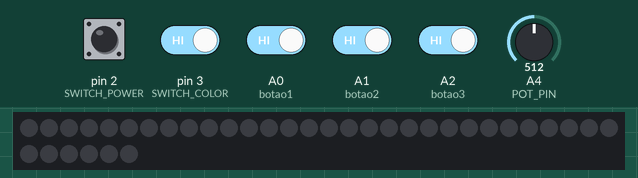
The sketch below on a simulated Arduino Mega 2560, built with avr-gcc and run on an emulated ATmega2560. On the bench: 36 RGB LEDs in strip order, left to right, continuing on the next row. The test bench sets the inputs (shaded band); at power-on: A0 (botao1), A1 (botao2), A2 (botao3), pin 2 (SWITCH_POWER), pin 3 (SWITCH_COLOR) HIGH, A4 (POT_PIN) = 512. Dim RGB values are drawn brighter than linear; random numbers use the default seed unless the sketch sets one; the audio player accepts every command and is not drawn; what the sketch prints to the serial monitor is not drawn.

Above: at 3.7 s.
3.8 s: pin 2 (SWITCH_POWER) pulled LOW for 1 s
At 4.11 s:
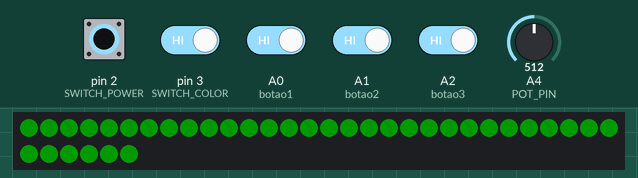
6.3 s: pin 2 (SWITCH_POWER) driven LOW and pin 3 (SWITCH_COLOR) driven LOW and A0 (botao1) driven LOW and A1 (botao2) driven LOW and A2 (botao3) driven LOW
At 6.53 s:
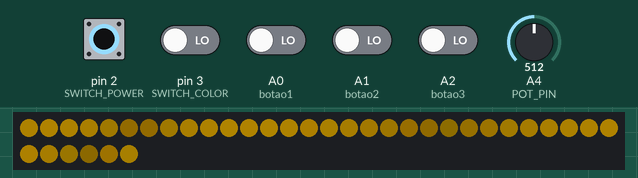
8.8 s: A4 (POT_PIN) set to 122
At 9.0 s:
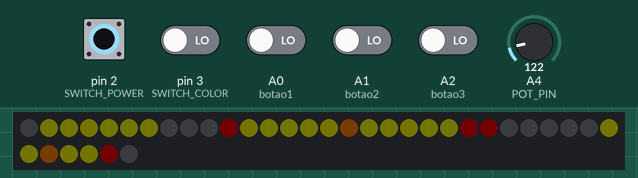
11.2 s: pin 3 (SWITCH_COLOR) driven HIGH
At 11.8 s:
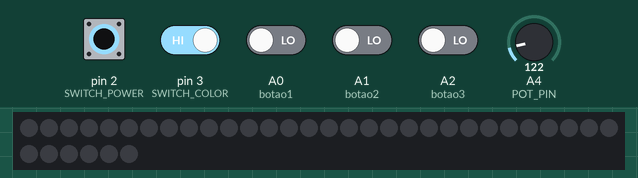
12.7 s: pin 2 (SWITCH_POWER) driven HIGH
Timing chart, 0 to 15.2 s (numbered marks = the images above; inputs shaded):
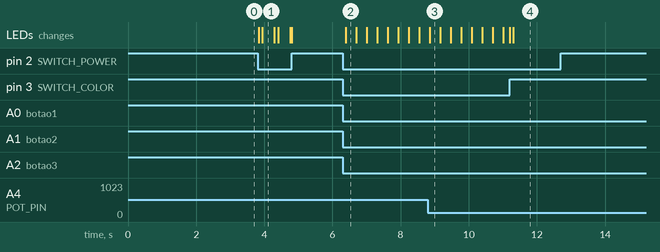

Measured:
- after the input at 3.8 s, the LEDs: first change at once (image 1 shows a later state)
- after the input at 6.3 s, the LEDs: change after 0.08 s (image 2)
- after the input at 12.7 s, every drawn part: stays the same

The sketch:

LUCIO_PROJECT_FINAL.ino
```cpp
/**
 * PROJETO: Pistola Musical - Amplificador Sônico (Lúcio - Overwatch)
 * AUTORA: Manuela Nunes Simião
 * INSTITUIÇÃO: UFPA - Campus Castanhal
 * DESCRIÇÃO: Sistema unificado de áudio e iluminação para Arduino Mega 2560.
 * DATA: 2025
 */

#include <Adafruit_NeoPixel.h>          // Biblioteca para controle de LEDs WS2812
#include <DFRobotDFPlayerMini.h>        // Biblioteca DFPlayer Mini

// -------------------- LUZ --------------------
#define SWITCH_POWER 2                 // Chave liga/desliga LEDs
#define SWITCH_COLOR 3                 // Chave troca cor (verde <-> amarelo)
#define LED_PIN 9                      // Pino de saída dos LEDs
#define NUM_LEDS 36                    // Quantidade de LEDs
#define POT_PIN A4                     // Potenciômetro no A4

Adafruit_NeoPixel strip(NUM_LEDS, LED_PIN, NEO_GRB + NEO_KHZ800); // Objeto da fita de LEDs

// Estado inicial do sistema
bool corVerde = true;                  // Flag para cor atual: verde/amarelo
bool ultimaLeituraChave = false;       // Última leitura do switch de cor
unsigned long beatInterval = 468;      // Intervalo do beat para efeitos (128 BPM)

// Grupos de LEDs para efeito em ondas
int grupos[3][2] = { {0, 8}, {9, 27}, {28, 35} }; // Definição dos grupos de LEDs para onda

// Cor base do amarelo (mantém proporção mesmo em brilho baixo)
const uint8_t AMARELO_R = 255;         // Componente vermelho do amarelo
const uint8_t AMARELO_G = 191;         // Componente verde do amarelo
const uint8_t AMARELO_B = 0;           // Componente azul do amarelo (0)

// ---- Função para leitura do potenciômetro com correção gama ----
int brilhoCorrigido() {
  int leitura = analogRead(POT_PIN);   // Lê valor do potenciômetro (0 a 1023)
  float normalizado = leitura / 1023.0; // Normaliza para 0.0 a 1.0
  float corrigido = pow(normalizado, 2.2); // Aplica correção gama (2.2)
  return (int)(corrigido * 127);       // Retorna brilho máximo 50% (0 a 127)
}

// ---- Efeito verde pulsante ----
void efeitoVerde() {
  unsigned long now = millis();                                // Tempo atual em ms
  float phase = fmod((now % beatInterval) / (float)beatInterval, 1.0); // Calcula fase do beat

  float brightness = sin(phase * PI);                          // Pulso senoidal (0 a 1)
  if (brightness < 0) brightness = 0;                          // Garante que não seja negativo

  int potValue = brilhoCorrigido();                            // Brilho ajustado pelo potenciômetro
  uint8_t value = (uint8_t)(brightness * potValue);           // Valor final do brilho

  for (int i = 0; i < NUM_LEDS; i++) {                        // Aplica brilho verde a todos LEDs
    strip.setPixelColor(i, 0, value, 0);                       // Configura cor RGB (verde)
  }
  strip.show();                                                // Atualiza LEDs
}

// ---- Efeito amarelo em ondas suaves ----
void efeitoAmarelo() {
  unsigned long now = millis();                                // Tempo atual em ms
  float beatPhase = fmod((now % beatInterval) / (float)beatInterval, 1.0); // Fase do beat

  strip.clear();                                               // Limpa LEDs
  int potValue = brilhoCorrigido();                            // Brilho do potenciômetro
  float fatorPot = potValue / 127.0;                           // Normaliza para 0.0 a 1.0

  for (int g = 0; g < 3; g++) {                                // Itera pelos 3 grupos de LEDs
    int start = grupos[g][0];                                   // Início do grupo
    int end = grupos[g][1];                                     // Fim do grupo
    int count = end - start + 1;                                 // Quantidade de LEDs no grupo

    for (int i = 0; i < count; i++) {                           // Itera LEDs do grupo
      float localPhase = ((float)i / count) - beatPhase;         // Calcula fase local
      if (localPhase < 0) localPhase += 1.0;                    // Corrige se negativo

      float brightness = 0.2 + 0.8 * sin(localPhase * PI);       // Pulso suave 0.2 a 1.0
      if (brightness > 1.0) brightness = 1.0;                   // Limita máximo

      uint8_t r = (uint8_t)(AMARELO_R * brightness * fatorPot); // Calcula R
      uint8_t g = (uint8_t)(AMARELO_G * brightness * fatorPot); // Calcula G
      uint8_t b = (uint8_t)(AMARELO_B * brightness * fatorPot); // Calcula B

      strip.setPixelColor(start + i, r, g, b);                   // Aplica cor ao LED
    }
  }
  strip.show();                                                // Atualiza LEDs
}

// -------------------- SOM PRINCIPAL --------------------
const int chavePin = 2;                                         // Chave liga/desliga DFPlayer
const int switchPin = 3;                                        // Alterna músicas
const int potPin   = A4;                                        // Potenciômetro para volume música

DFRobotDFPlayerMini playerMusica;                               // Objeto DFPlayer música

bool sistemaLigado = false;                                     // Flag sistema ligado
int musicaAtual = 1;                                            // Música atual (1 ou 2)
int lastSwitchState = HIGH;                                      // Último estado do switch

// -------------------- FX --------------------
const int botao1 = A0;                                           // Botão 1 FX
const int botao2 = A1;                                           // Botão 2 FX
const int botao3 = A2;                                           // Botão 3 FX

DFRobotDFPlayerMini playerFX;                                    // Objeto DFPlayer FX

bool lastB1 = HIGH;                                              // Último estado botão 1
bool lastB2 = HIGH;                                              // Último estado botão 2
bool lastB3 = HIGH;                                              // Último estado botão 3

void setup() {
  // --- Configuração LEDs ---
  pinMode(SWITCH_POWER, INPUT_PULLUP);                           // Configura pino switch de power
  pinMode(SWITCH_COLOR, INPUT_PULLUP);                           // Configura pino switch de cor
  strip.begin();                                                  // Inicializa LEDs
  strip.show();                                                   // Limpa LEDs
  corVerde = true;                                                // Inicializa cor verde
  ultimaLeituraChave = digitalRead(SWITCH_COLOR);                // Salva estado inicial switch

  // --- Configuração botões ---
  pinMode(chavePin, INPUT_PULLUP);                                // Chave liga/desliga música
  pinMode(switchPin, INPUT_PULLUP);                               // Switch alterna música
  pinMode(botao1, INPUT_PULLUP);                                  // Botão FX 1
  pinMode(botao2, INPUT_PULLUP);                                  // Botão FX 2
  pinMode(botao3, INPUT_PULLUP);                                  // Botão FX 3

  // --- Serial / DFPlayer Música ---
  Serial.begin(9600);                                             // Serial monitor
  delay(500);                                                     // Aguarda Serial iniciar
  Serial2.begin(9600);                                            // DFPlayer Música (pinos 16/17)
  delay(500);                                                     // Aguarda DFPlayer Música iniciar
  if (!playerMusica.begin(Serial2, true)) {                       // Inicializa DFPlayer Música
    Serial.println("Erro ao iniciar DFPlayer Música.");
    while(true);                                                  // Trava se falhar
  }
  playerMusica.volume(15);                                         // Define volume metade
  Serial.println("DFPlayer Música pronto.");                      // Mensagem sucesso

  // --- Serial / DFPlayer FX ---
  Serial1.begin(9600);                                            // DFPlayer FX (pinos 18/19)
  delay(500);                                                     // Aguarda inicialização
  if (!playerFX.begin(Serial1, true)) {                           // Inicializa DFPlayer FX
    Serial.println("Erro ao iniciar DFPlayer FX.");
    while(true);                                                  // Trava se falhar
  }
  playerFX.volume(15);                                            // Define volume FX
  Serial.println("DFPlayer FX pronto.");                          // Mensagem sucesso
}

void loop() {
  int chaveState = digitalRead(chavePin);                          // Lê chave liga/desliga DFPlayer

  // -------------------- Liga/Desliga Sistema --------------------
  if (chaveState == LOW && !sistemaLigado) {                       // Se chave ON e sistema desligado
    sistemaLigado = true;                                          // Ativa sistema
    musicaAtual = 1;                                               // Define música inicial
    playerMusica.loop(musicaAtual);                                // Toca música 1 em loop
    lastSwitchState = digitalRead(switchPin);                      // Atualiza último estado do switch
    Serial.println("Sistema ligado: tocando música 1");            // Mensagem Serial
  }

  if (chaveState == HIGH && sistemaLigado) {                       // Se chave OFF e sistema ligado
    sistemaLigado = false;                                         // Desativa sistema
    playerMusica.stop();                                           // Para música
    Serial.println("Sistema desligado");                           // Mensagem Serial

    // --- Apaga LEDs ao desligar sistema ---
    strip.clear();                                                  // Limpa LEDs
    strip.show();                                                   // Atualiza LEDs
    corVerde = true;                                                // Reseta cor para verde
    ultimaLeituraChave = digitalRead(SWITCH_COLOR);                 // Atualiza estado switch
  }

  // -------------------- Se Sistema Ligado --------------------
  if (sistemaLigado) {
    // --- Alterna músicas ---
    int currentSwitchState = digitalRead(switchPin);               // Lê switch
    if (currentSwitchState != lastSwitchState) {                   // Detecta mudança
      delay(50);                                                   // Debounce simples
      if (currentSwitchState != lastSwitchState) {                 // Confirma mudança
        musicaAtual = (musicaAtual == 1) ? 2 : 1;                 // Alterna música
        playerMusica.loop(musicaAtual);                            // Loop música
        Serial.print("Trocando para música ");                     // Mensagem Serial
        Serial.println(musicaAtual);
        lastSwitchState = currentSwitchState;                      // Atualiza último estado
      }
    }

    // --- Ajusta volume música ---
    int potValue = analogRead(potPin);                             // Lê potenciômetro (0 a 1023)
    int volume = map(potValue, 0, 1023, 0, 15);                    // Mapeia para 0 a 15
    playerMusica.volume(volume);                                    // Define volume

    // --- FX botões ---
    bool b1 = digitalRead(botao1);                                  // Lê botão 1
    bool b2 = digitalRead(botao2);                                  // Lê botão 2
    bool b3 = digitalRead(botao3);                                  // Lê botão 3

    if (b1 == LOW && b2 == LOW && !(lastB1 == LOW && lastB2 == LOW)) { // B1+B2
      Serial.println("Botões 1+2 pressionados → som 7");            // Serial
      playerFX.play(7);                                             // Toca FX 7
    } else if (b1 == LOW && lastB1 == HIGH) {                       // Apenas B1
      int som = random(3,5);                                        // Sorteia som 3 ou 4
      Serial.print("Botão 1 pressionado → som ");                    // Serial
      Serial.println(som);
      playerFX.play(som);                                           // Toca FX
    } else if (b2 == LOW && lastB2 == HIGH) {                       // Apenas B2
      int som = random(5,7);                                        // Sorteia som 5 ou 6
      Serial.print("Botão 2 pressionado → som ");                    // Serial
      Serial.println(som);
      playerFX.play(som);                                           // Toca FX
    } else if (b3 == LOW && lastB3 == HIGH) {                       // Apenas B3
      Serial.println("Botão 3 pressionado → som 8");                // Serial
      playerFX.play(8);                                             // Toca FX
    }

    lastB1 = b1;                                                     // Atualiza estado B1
    lastB2 = b2;                                                     // Atualiza estado B2
    lastB3 = b3;                                                     // Atualiza estado B3

    // --- LEDs ---
    if (digitalRead(SWITCH_POWER) == LOW) {                          // Se LEDs ligados
      bool leituraChave = digitalRead(SWITCH_COLOR);                // Lê switch de cor
      if (leituraChave != ultimaLeituraChave) {                     // Detecta mudança
        corVerde = !corVerde;                                       // Alterna cor
        ultimaLeituraChave = leituraChave;                          // Atualiza estado
      }

      if (corVerde) efeitoVerde();                                   // Efeito verde
      else efeitoAmarelo();                                          // Efeito amarelo

    } else {                                                          // LEDs desligados
      strip.clear();                                                 // Limpa LEDs
      strip.show();                                                  // Atualiza LEDs
      corVerde = true;                                               // Reseta cor para verde
      ultimaLeituraChave = digitalRead(SWITCH_COLOR);               // Atualiza switch
    }
  }
}
```
